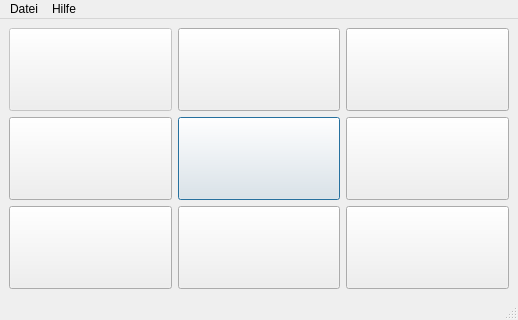
<?xml version="1.0" encoding="UTF-8"?>
<ui version="4.0">
 <class>MainWindow</class>
 <widget class="QMainWindow" name="MainWindow">
  <property name="geometry">
   <rect>
    <x>0</x>
    <y>0</y>
    <width>518</width>
    <height>320</height>
   </rect>
  </property>
  <property name="minimumSize">
   <size>
    <width>518</width>
    <height>320</height>
   </size>
  </property>
  <property name="maximumSize">
   <size>
    <width>518</width>
    <height>320</height>
   </size>
  </property>
  <property name="windowTitle">
   <string>watnu</string>
  </property>
  <property name="windowIcon">
   <iconset resource="../icons.qrc">
    <normaloff>:/feather/extra/feathericons/aperture.svg</normaloff>:/feather/extra/feathericons/aperture.svg</iconset>
  </property>
  <property name="unifiedTitleAndToolBarOnMac">
   <bool>false</bool>
  </property>
  <widget class="QWidget" name="centralwidget">
   <layout class="QGridLayout" name="gridLayout_2">
    <item row="0" column="0" rowspan="2" colspan="2">
     <layout class="QGridLayout" name="gridLayout">
      <item row="1" column="2">
       <widget class="QPushButton" name="button6">
        <property name="enabled">
         <bool>true</bool>
        </property>
        <property name="sizePolicy">
         <sizepolicy hsizetype="Minimum" vsizetype="MinimumExpanding">
          <horstretch>0</horstretch>
          <verstretch>0</verstretch>
         </sizepolicy>
        </property>
        <property name="focusPolicy">
         <enum>Qt::StrongFocus</enum>
        </property>
        <property name="toolTip">
         <string>Neue Aufgabe</string>
        </property>
        <property name="text">
         <string/>
        </property>
        <property name="icon">
         <iconset resource="../icons.qrc">
          <normaloff>:/feather/extra/feathericons/file-plus.svg</normaloff>:/feather/extra/feathericons/file-plus.svg</iconset>
        </property>
        <property name="iconSize">
         <size>
          <width>30</width>
          <height>30</height>
         </size>
        </property>
        <property name="shortcut">
         <string>6</string>
        </property>
        <property name="autoRepeat">
         <bool>false</bool>
        </property>
        <property name="default">
         <bool>false</bool>
        </property>
        <property name="flat">
         <bool>false</bool>
        </property>
       </widget>
      </item>
      <item row="1" column="0">
       <widget class="QPushButton" name="button4">
        <property name="sizePolicy">
         <sizepolicy hsizetype="Minimum" vsizetype="MinimumExpanding">
          <horstretch>0</horstretch>
          <verstretch>0</verstretch>
         </sizepolicy>
        </property>
        <property name="toolTip">
         <string>Aufgaben verwalten</string>
        </property>
        <property name="text">
         <string/>
        </property>
        <property name="icon">
         <iconset resource="../icons.qrc">
          <normaloff>:/feather/extra/feathericons/list.svg</normaloff>:/feather/extra/feathericons/list.svg</iconset>
        </property>
        <property name="iconSize">
         <size>
          <width>30</width>
          <height>30</height>
         </size>
        </property>
        <property name="shortcut">
         <string>4</string>
        </property>
        <property name="autoRepeat">
         <bool>false</bool>
        </property>
       </widget>
      </item>
      <item row="1" column="1">
       <widget class="QPushButton" name="button5">
        <property name="sizePolicy">
         <sizepolicy hsizetype="Minimum" vsizetype="MinimumExpanding">
          <horstretch>0</horstretch>
          <verstretch>0</verstretch>
         </sizepolicy>
        </property>
        <property name="sizeIncrement">
         <size>
          <width>0</width>
          <height>0</height>
         </size>
        </property>
        <property name="toolTip">
         <string>Was kommt als nächstes?</string>
        </property>
        <property name="whatsThis">
         <string/>
        </property>
        <property name="text">
         <string/>
        </property>
        <property name="icon">
         <iconset resource="../icons.qrc">
          <normaloff>:/feather/extra/feathericons/play-circle.svg</normaloff>:/feather/extra/feathericons/play-circle.svg</iconset>
        </property>
        <property name="iconSize">
         <size>
          <width>50</width>
          <height>50</height>
         </size>
        </property>
        <property name="shortcut">
         <string>5</string>
        </property>
        <property name="checkable">
         <bool>false</bool>
        </property>
        <property name="autoDefault">
         <bool>true</bool>
        </property>
        <property name="default">
         <bool>true</bool>
        </property>
        <property name="flat">
         <bool>false</bool>
        </property>
       </widget>
      </item>
      <item row="0" column="1">
       <widget class="QPushButton" name="button8">
        <property name="enabled">
         <bool>true</bool>
        </property>
        <property name="sizePolicy">
         <sizepolicy hsizetype="Minimum" vsizetype="MinimumExpanding">
          <horstretch>0</horstretch>
          <verstretch>0</verstretch>
         </sizepolicy>
        </property>
        <property name="focusPolicy">
         <enum>Qt::NoFocus</enum>
        </property>
        <property name="text">
         <string/>
        </property>
        <property name="icon">
         <iconset>
          <normaloff>../extra/feathericons/companions2.svg</normaloff>../extra/feathericons/companions2.svg</iconset>
        </property>
        <property name="iconSize">
         <size>
          <width>30</width>
          <height>30</height>
         </size>
        </property>
        <property name="shortcut">
         <string>8</string>
        </property>
        <property name="autoRepeat">
         <bool>false</bool>
        </property>
        <property name="flat">
         <bool>false</bool>
        </property>
       </widget>
      </item>
      <item row="0" column="0">
       <widget class="QPushButton" name="button7">
        <property name="enabled">
         <bool>false</bool>
        </property>
        <property name="sizePolicy">
         <sizepolicy hsizetype="Minimum" vsizetype="MinimumExpanding">
          <horstretch>0</horstretch>
          <verstretch>0</verstretch>
         </sizepolicy>
        </property>
        <property name="focusPolicy">
         <enum>Qt::NoFocus</enum>
        </property>
        <property name="text">
         <string/>
        </property>
        <property name="iconSize">
         <size>
          <width>30</width>
          <height>30</height>
         </size>
        </property>
        <property name="shortcut">
         <string>7</string>
        </property>
        <property name="autoRepeat">
         <bool>false</bool>
        </property>
        <property name="flat">
         <bool>false</bool>
        </property>
       </widget>
      </item>
      <item row="0" column="2">
       <widget class="QPushButton" name="button9">
        <property name="enabled">
         <bool>true</bool>
        </property>
        <property name="sizePolicy">
         <sizepolicy hsizetype="Minimum" vsizetype="MinimumExpanding">
          <horstretch>0</horstretch>
          <verstretch>0</verstretch>
         </sizepolicy>
        </property>
        <property name="focusPolicy">
         <enum>Qt::NoFocus</enum>
        </property>
        <property name="toolTip">
         <string>Community</string>
        </property>
        <property name="text">
         <string/>
        </property>
        <property name="icon">
         <iconset resource="../icons.qrc">
          <normaloff>:/feather/extra/feathericons/message-square.svg</normaloff>:/feather/extra/feathericons/message-square.svg</iconset>
        </property>
        <property name="iconSize">
         <size>
          <width>30</width>
          <height>30</height>
         </size>
        </property>
        <property name="shortcut">
         <string>9</string>
        </property>
        <property name="checkable">
         <bool>false</bool>
        </property>
        <property name="checked">
         <bool>false</bool>
        </property>
        <property name="autoRepeat">
         <bool>false</bool>
        </property>
        <property name="default">
         <bool>false</bool>
        </property>
        <property name="flat">
         <bool>false</bool>
        </property>
       </widget>
      </item>
      <item row="2" column="1">
       <widget class="QPushButton" name="button2">
        <property name="enabled">
         <bool>true</bool>
        </property>
        <property name="sizePolicy">
         <sizepolicy hsizetype="Minimum" vsizetype="MinimumExpanding">
          <horstretch>0</horstretch>
          <verstretch>0</verstretch>
         </sizepolicy>
        </property>
        <property name="focusPolicy">
         <enum>Qt::NoFocus</enum>
        </property>
        <property name="text">
         <string/>
        </property>
        <property name="icon">
         <iconset>
          <normaloff>../extra/feathericons/superhero - attribute to Freepik.svg</normaloff>../extra/feathericons/superhero - attribute to Freepik.svg</iconset>
        </property>
        <property name="iconSize">
         <size>
          <width>30</width>
          <height>30</height>
         </size>
        </property>
        <property name="shortcut">
         <string>2</string>
        </property>
        <property name="autoRepeat">
         <bool>false</bool>
        </property>
        <property name="flat">
         <bool>false</bool>
        </property>
       </widget>
      </item>
      <item row="2" column="2">
       <widget class="QPushButton" name="button3">
        <property name="enabled">
         <bool>true</bool>
        </property>
        <property name="sizePolicy">
         <sizepolicy hsizetype="Minimum" vsizetype="MinimumExpanding">
          <horstretch>0</horstretch>
          <verstretch>0</verstretch>
         </sizepolicy>
        </property>
        <property name="focusPolicy">
         <enum>Qt::NoFocus</enum>
        </property>
        <property name="text">
         <string/>
        </property>
        <property name="icon">
         <iconset>
          <normaloff>../extra/feathericons/inventory.svg</normaloff>../extra/feathericons/inventory.svg</iconset>
        </property>
        <property name="iconSize">
         <size>
          <width>30</width>
          <height>30</height>
         </size>
        </property>
        <property name="shortcut">
         <string>3</string>
        </property>
        <property name="autoRepeat">
         <bool>false</bool>
        </property>
        <property name="flat">
         <bool>false</bool>
        </property>
       </widget>
      </item>
      <item row="2" column="0">
       <widget class="QPushButton" name="button1">
        <property name="enabled">
         <bool>true</bool>
        </property>
        <property name="sizePolicy">
         <sizepolicy hsizetype="Minimum" vsizetype="MinimumExpanding">
          <horstretch>0</horstretch>
          <verstretch>0</verstretch>
         </sizepolicy>
        </property>
        <property name="focusPolicy">
         <enum>Qt::NoFocus</enum>
        </property>
        <property name="toolTip">
         <string>Neue Aufgabe</string>
        </property>
        <property name="text">
         <string/>
        </property>
        <property name="icon">
         <iconset>
          <normaloff>../extra/feathericons/trending-up.svg</normaloff>../extra/feathericons/trending-up.svg</iconset>
        </property>
        <property name="iconSize">
         <size>
          <width>30</width>
          <height>30</height>
         </size>
        </property>
        <property name="shortcut">
         <string>1</string>
        </property>
        <property name="autoRepeat">
         <bool>false</bool>
        </property>
        <property name="default">
         <bool>false</bool>
        </property>
        <property name="flat">
         <bool>false</bool>
        </property>
       </widget>
      </item>
     </layout>
    </item>
   </layout>
  </widget>
  <widget class="QStatusBar" name="statusBar"/>
  <widget class="QMenuBar" name="menuBar">
   <property name="geometry">
    <rect>
     <x>0</x>
     <y>0</y>
     <width>518</width>
     <height>21</height>
    </rect>
   </property>
   <widget class="QMenu" name="menuNeu">
    <property name="title">
     <string>Hilfe</string>
    </property>
    <addaction name="actionIssue_Tracker"/>
    <addaction name="actionContact"/>
    <addaction name="actionSupportMe"/>
    <addaction name="about"/>
    <addaction name="attributions"/>
   </widget>
   <widget class="QMenu" name="menuDatei">
    <property name="title">
     <string>Datei</string>
    </property>
    <addaction name="actionImport"/>
    <addaction name="actionExport"/>
    <addaction name="actionSettings"/>
    <addaction name="separator"/>
   </widget>
   <addaction name="menuDatei"/>
   <addaction name="menuNeu"/>
  </widget>
  <action name="actionnew">
   <property name="text">
    <string>new</string>
   </property>
  </action>
  <action name="actionExit">
   <property name="text">
    <string>Schließen</string>
   </property>
   <property name="shortcut">
    <string>Ctrl+Q</string>
   </property>
  </action>
  <action name="actionNeue_Aufgabe">
   <property name="text">
    <string>Neue Aufgabe</string>
   </property>
  </action>
  <action name="action_ber_watnu">
   <property name="text">
    <string>Über Watnu</string>
   </property>
  </action>
  <action name="actionTutorial">
   <property name="text">
    <string>Tutorial</string>
   </property>
  </action>
  <action name="actionSupport">
   <property name="text">
    <string>Kontakt</string>
   </property>
  </action>
  <action name="actionNeues_Aufgabenfeld">
   <property name="text">
    <string>Neuer Aufgabenbereich</string>
   </property>
  </action>
  <action name="actionFAQ">
   <property name="text">
    <string>FAQ</string>
   </property>
  </action>
  <action name="actionAbout_Watnu">
   <property name="text">
    <string>FAQ</string>
   </property>
  </action>
  <action name="actionIssue_Tracker">
   <property name="icon">
    <iconset>
     <normaloff>../extra/feathericons/github.svg</normaloff>../extra/feathericons/github.svg</iconset>
   </property>
   <property name="text">
    <string>Probleme/Anregungen melden...</string>
   </property>
  </action>
  <action name="actionContact">
   <property name="icon">
    <iconset>
     <normaloff>../extra/feathericons/twitter.svg</normaloff>../extra/feathericons/twitter.svg</iconset>
   </property>
   <property name="text">
    <string>Kontaktiere den Entwickler...</string>
   </property>
  </action>
  <action name="about">
   <property name="icon">
    <iconset>
     <normaloff>../extra/feathericons/aperture.svg</normaloff>../extra/feathericons/aperture.svg</iconset>
   </property>
   <property name="text">
    <string>Über Watnu</string>
   </property>
  </action>
  <action name="actionImport">
   <property name="text">
    <string>Importiere Aufgaben...</string>
   </property>
  </action>
  <action name="actionExport">
   <property name="text">
    <string>Exportiere Aufgaben...</string>
   </property>
  </action>
  <action name="actionSettings">
   <property name="text">
    <string>Einstellungen</string>
   </property>
  </action>
  <action name="actionBeenden">
   <property name="text">
    <string>Beenden</string>
   </property>
   <property name="shortcut">
    <string>Ctrl+Q</string>
   </property>
   <property name="shortcutVisibleInContextMenu">
    <bool>false</bool>
   </property>
  </action>
  <action name="actionSupportMe">
   <property name="icon">
    <iconset>
     <normaloff>../extra/feathericons/gift.svg</normaloff>../extra/feathericons/gift.svg</iconset>
   </property>
   <property name="text">
    <string>Unterstütze den Entwickler...</string>
   </property>
  </action>
  <action name="attributions">
   <property name="icon">
    <iconset>
     <normaloff>../extra/feathericons/feather.svg</normaloff>../extra/feathericons/feather.svg</iconset>
   </property>
   <property name="text">
    <string>Thanks and Licenses</string>
   </property>
  </action>
 </widget>
 <tabstops>
  <tabstop>button5</tabstop>
  <tabstop>button4</tabstop>
  <tabstop>button1</tabstop>
 </tabstops>
 <resources>
  <include location="../icons.qrc"/>
 </resources>
 <connections>
  <connection>
   <sender>actionExit</sender>
   <signal>triggered()</signal>
   <receiver>MainWindow</receiver>
   <slot>close()</slot>
   <hints>
    <hint type="sourcelabel">
     <x>-1</x>
     <y>-1</y>
    </hint>
    <hint type="destinationlabel">
     <x>216</x>
     <y>126</y>
    </hint>
   </hints>
  </connection>
 </connections>
</ui>
